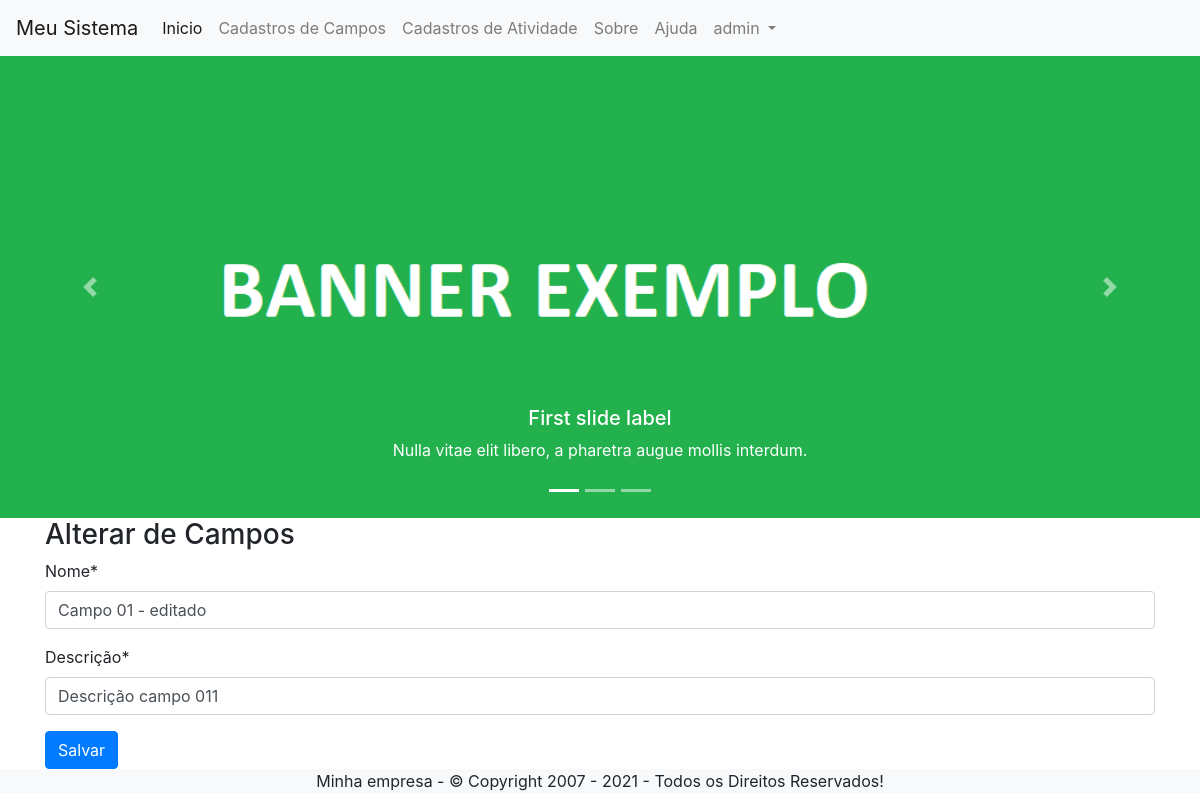
Page /editar/campo/1/ (signed in) on the earlier database version.
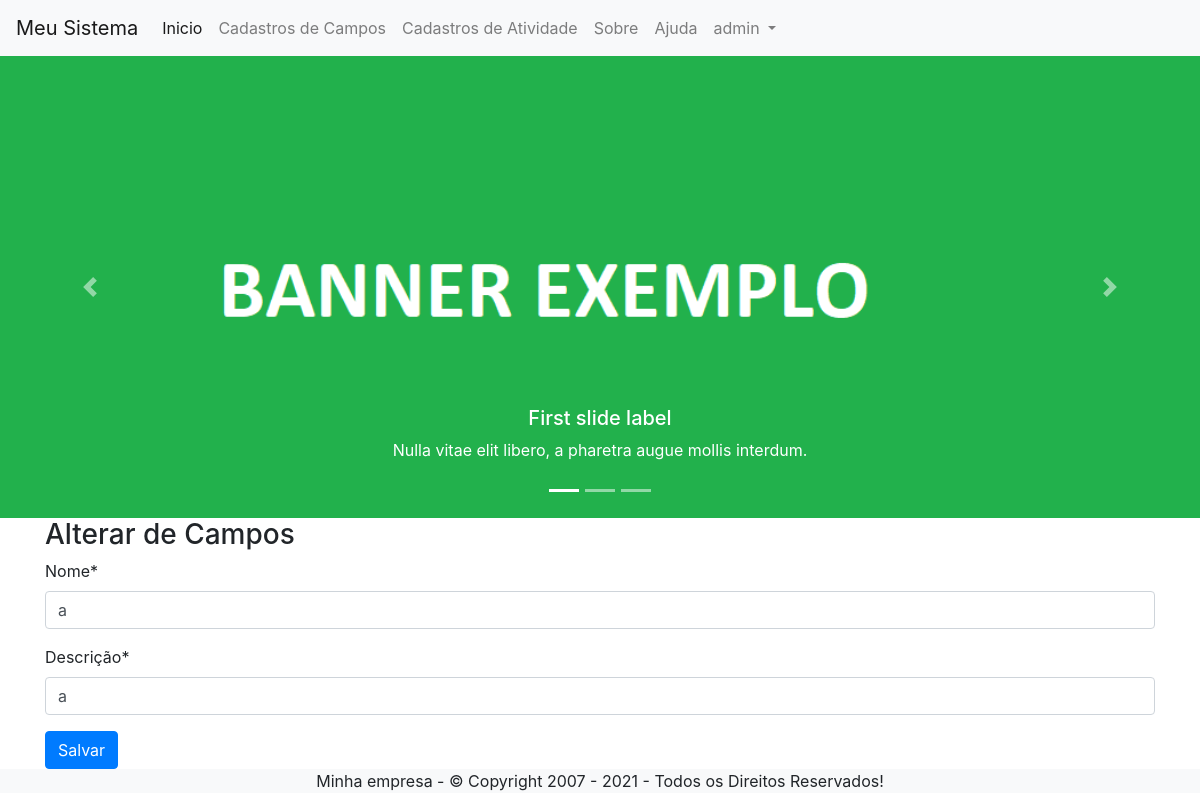
Same page on the later database version.
### cadastros/models.py (models this page shows, shortened)
class Campo(models.Model):
    nome = models.CharField('nome', max_length=100)
    descricao = models.CharField('descrição', max_length=100)
    usuario = models.ForeignKey(User, on_delete=models.PROTECT)
    contador = models.IntegerField('contador')

### cadastros/views.py (the view, shortened to what this page needs)
# urls.py: path('editar/campo/<int:pk>/', CampoUpdate.as_view(), name='editar-campo'),
class CampoUpdate(GroupRequiredMixin, LoginRequiredMixin, UpdateView):
    login_url = reverse_lazy('login')
    group_required = [u"Administrador", u"grupo2"]
    model = Campo
    fields = ['nome', 'descricao']
    template_name = 'cadastros/form.html'
    success_url = reverse_lazy('listar-campo')
    def get_context_data(self, *args, **kwargs):
        context = super().get_context_data(*args, **kwargs)
        context['titulo'] = 'Alterar de Campos'
        context['botao'] = 'Salvar'
        return context

### cadastros/templates/cadastros/form.html (shortened to what this page needs)
{% extends 'modelo.html' %}
{% load static %}
{% load crispy_forms_tags %}
{% block conteudo %}
    <h3>{{ titulo }}</h3>
    <form action="" method="POST">
        {{ form|crispy }}
        <button type="submit" class="btn btn-primary">{{ botao }}
        </button>
    </form>
{% endblock %}

### paginas/templates/modelo.html (shortened to what this page needs)
{% load static %}
<!DOCTYPE html>
<html lang="pt-br">
<head>
    <link rel="stylesheet" href="{% static 'css/bootstrap.min.css' %}">
</head>
<body>
    {% block menu %}
    <nav class="navbar navbar-expand-lg navbar-light bg-light">
        <a class="navbar-brand" href="{% url 'index' %}">Meu Sistema</a>
        <div class="collapse navbar-collapse" id="navbarNavDropdown">
          <ul class="navbar-nav">
            <li class="nav-item active">
              <a class="nav-link" href="{% url 'index' %}">Inicio <span class="sr-only">(current)</span></a>
            </li>
            <li class="nav-item">
              <a class="nav-link" href="{% url 'listar-campo' %}">Cadastros de Campos</a>
            </li>
            <li class="nav-item">
              <a class="nav-link" href="{% url 'listar-atividade' %}">Cadastros de Atividade</a>
            </li>
            <li class="nav-item">
              <a class="nav-link" href="{% url 'sobre' %}">Sobre</a>
            </li>
            <li class="nav-item">
              <a class="nav-link" href="#">Ajuda</a>
            </li>
            {% if request.user.is_authenticated %}
            <li class="nav-item dropdown">
              <a class="nav-link dropdown-toggle" href="#" id="navbarDropdownMenuLink" data-toggle="dropdown" aria-haspopup="true" aria-expanded="false">
                {{ request.user }}
              </a>
            </li>
            {% endif %}
          </ul>
        </div>
      </nav>
    {% endblock %}
    {% block banner_topo %}
    <div class="bd-example">
      <div id="carouselExampleCaptions" class="carousel slide" data-ride="carousel">
        <ol class="carousel-indicators">
          <li data-target="#carouselExampleCaptions" data-slide-to="0" class="active"></li>
          <li data-target="#carouselExampleCaptions" data-slide-to="1"></li>
          <li data-target="#carouselExampleCaptions" data-slide-to="2"></li>
        </ol>
        <div class="carousel-inner">
          <div class="carousel-item active">
            <img src="{% static 'img/banner.png' %}" class="d-block w-100" alt="...">
            <div class="carousel-caption d-none d-md-block">
              <h5>First slide label</h5>
              <p>Nulla vitae elit libero, a pharetra augue mollis interdum.</p>
            </div>
          </div>
        </div>
        <a class="carousel-control-prev" href="#carouselExampleCaptions" role="button" data-slide="prev">
          <span class="carousel-control-prev-icon" aria-hidden="true"></span>
        </a>
        <a class="carousel-control-next" href="#carouselExampleCaptions" role="button" data-slide="next">
          <span class="carousel-control-next-icon" aria-hidden="true"></span>
        </a>
      </div>
    </div>
    {% endblock %}
    <div class="container">
        {% block conteudo %}{% endblock %}
    </div>
    {% block rodape %}
        <div class="bg-light">
           <p align="center">Minha empresa - © Copyright 2007 - 2021 - Todos os Direitos Reservados!</p>
        </div>
    {% endblock %}
</body>
</html>

Differences in the rows shown:
changed Campo: nome "Campo 01 - editado" → "a"; descricao "Descrição campo 011" → "a"
